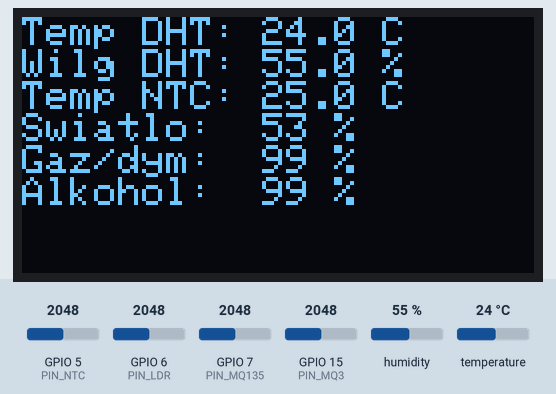
Recording of a sketch running on a simulated ESP32. Shown: 128×64 one-colour display. The inputs (shaded band) are chosen by the test bench; at power-on: GPIO 7 (PIN_MQ135) = 2048, GPIO 15 (PIN_MQ3) = 2048, humidity 55 %, GPIO 5 (PIN_NTC) = 2048, GPIO 6 (PIN_LDR) = 2048, temperature 24 °C (analog values on the 0–4095 scale). What the sketch prints to the serial monitor is not drawn.

Above: at 6.2 s.
6.3 s: GPIO 7 (PIN_MQ135) set to 1995
At 7.7 s:
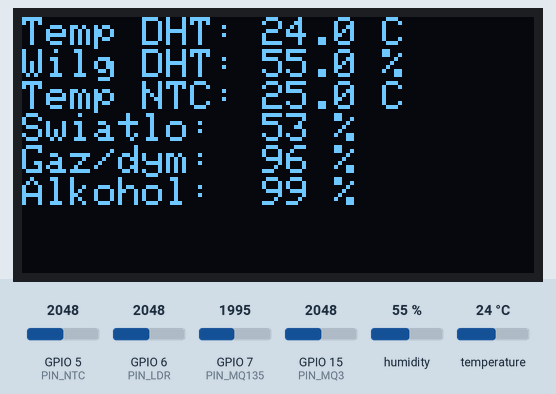
8.6 s: GPIO 15 (PIN_MQ3) set to 1067
At 10.2 s:
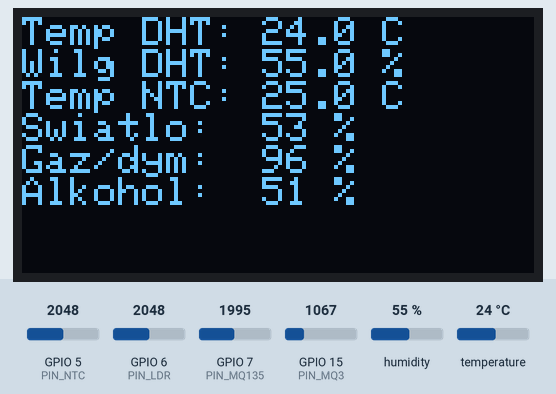
10.6 s: GPIO 15 (PIN_MQ3) set to 963
At 12.4 s:
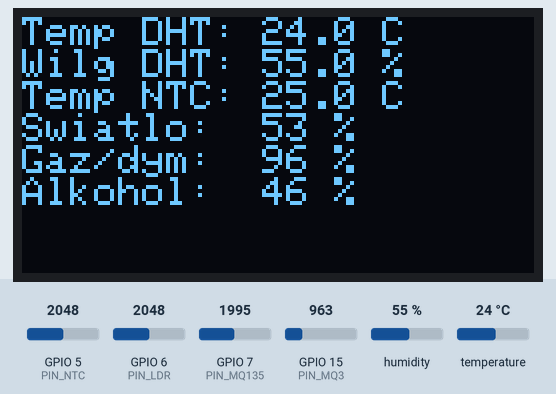
12.7 s: humidity set to 22 %
At 13.9 s:
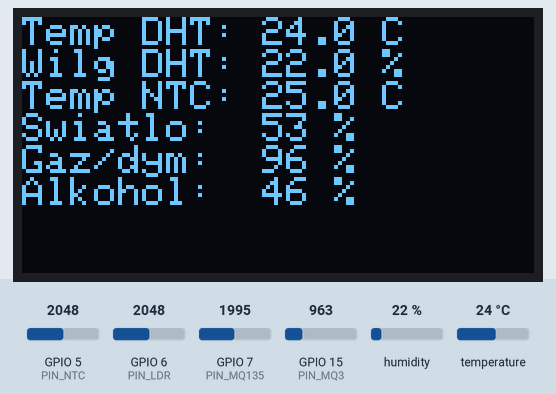
14.7 s: GPIO 5 (PIN_NTC) set to 2866
At 16.4 s:
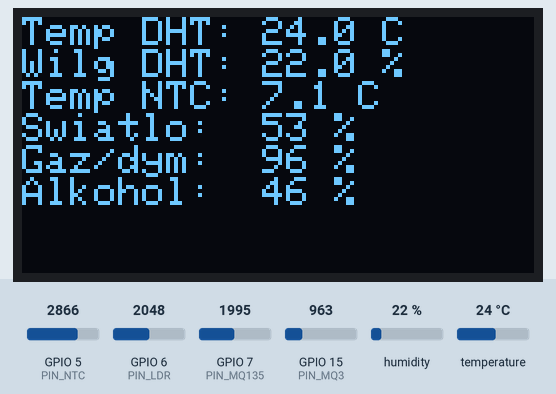
16.8 s: GPIO 6 (PIN_LDR) set to 2866
At 18.8 s:
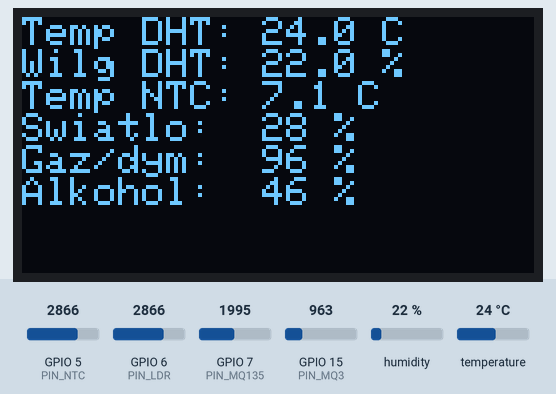
Timing chart, 0 to 19.9 s (numbered marks = the images above; inputs shaded):
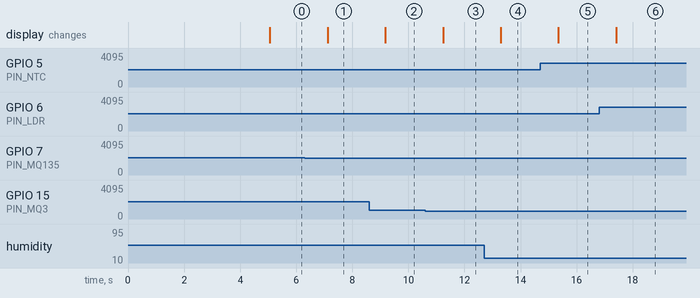

Measured:
- the behaviour switches between 2048 and 2047 on GPIO 7 (PIN_MQ135) (found by bisection; images 0 and 1)
- after the input at 6.3 s, the display: changes after 0.82 s (image 1)
- after the input at 8.6 s, the display: changes after 0.58 s (image 2)
- after the input at 10.6 s, the display: changes after 0.64 s (image 3)
- after the input at 12.7 s, the display: changes after 0.59 s (image 4)
- after the input at 14.7 s, the display: changes after 0.65 s (image 5)
- after the input at 16.8 s, the display: changes after 0.61 s (image 6)

The sketch:

odczyt_czujnikow.ino
```cpp
#include <DHT.h>
#include <Wire.h>
#include <Adafruit_GFX.h>
#include <Adafruit_SH110X.h>
#include <Arduino.h>

#define I2C_SDA 8
#define I2C_SCL 9

#define PIN_DHT22 4
#define PIN_NTC 5
#define PIN_LDR 6
#define PIN_MQ135 7
#define PIN_MQ3 15

Adafruit_SH1106G display = Adafruit_SH1106G(128, 64, &Wire, -1);
DHT dht22(PIN_DHT22, DHT22);

const float BETA = 3950;
const int MQ_MAX_ADC = 2060;


float measureDHT22_Temp(){
  float t = dht22.readTemperature();
  if (isnan(t)) return 0.0; //potem można zrobić obłsugę błędów
  return t;
}

float measureDHT22_Hum(){
  float h = dht22.readHumidity();
  if (isnan(h)) return 0.0;
  return h;
}

float measureNTC() {
  int raw = analogRead(PIN_NTC);
  raw = constrain(raw, 1, 4094); // sprowadza do tych wartośći raw
  return 1 / (log(1 / (4095. / raw - 1)) / BETA + 1.0 / 298.15) - 273.15; //mocne to
}

int measureLDR(){
  int raw = analogRead(PIN_LDR);
  raw = constrain(raw, 500, 3800);
  return map(raw, 3800, 500, 0, 100);
}

int measureMQ135(int pin) {
  //dzielnik napięć dla 2k,1k, potem mogę zroibć że się wprowadza opór
  const int maxEffectiveADC = (5.0 / 3.3) * (1.0 / 3.0) * 4095;
  int rawValue = analogRead(PIN_MQ135);
  return map(rawValue, 0, maxEffectiveADC, 0, 100);
}

int measureMQ3(int pin) {
  //dzielnik napięć dla 2k,1k, potem mogę zroibć że się wprowadza opór
  const int maxEffectiveADC = (5.0 / 3.3) * (1.0 / 3.0) * 4095;
  int raw = analogRead(PIN_MQ3);
  return map(raw, 0, maxEffectiveADC, 0, 100);
}

void setup() {
  Serial.begin(115200);

  analogReadResolution(12);
  analogSetAttenuation(ADC_11db);
  pinMode(PIN_LDR, INPUT);
  pinMode(PIN_NTC, INPUT);
  pinMode(PIN_MQ135, INPUT);
  pinMode(PIN_MQ3, INPUT);
  dht22.begin();
  Wire.begin(I2C_SDA, I2C_SCL);

  if(!display.begin(0x3C, true)) {
    Serial.println("Bbrak OLED bruh");

  }
  display.setTextColor(SH110X_WHITE);
  display.clearDisplay();

  delay(5000);
}

void loop() {

  float dht_temp = measureDHT22_Temp();
  float dht_hum  = measureDHT22_Hum();
  float ntc_temp = measureNTC();
  int ldr_light  = measureLDR();
  int mq135_air = measureMQ135(PIN_MQ135);
  int mq3_alc = measureMQ3(PIN_MQ3);

  display.clearDisplay();
  display.setTextSize(1);
  display.setCursor(0, 0);
  display.printf("Temp DHT: %.1f C\n", dht_temp);
  display.printf("Wilg DHT: %.1f %%\n", dht_hum);
  display.printf("Temp NTC: %.1f C\n", ntc_temp);
  display.printf("Swiatlo:  %d %%\n", ldr_light);
  display.printf("Gaz/dym:  %d %%\n", mq135_air);
  display.printf("Alkohol:  %d %%\n", mq3_alc);

  Serial.printf("raw MQ135: %4d, raw MQ3: %4d\n", analogRead(PIN_MQ135), analogRead(PIN_MQ3));
  display.display();
  delay(1000);
}
```
